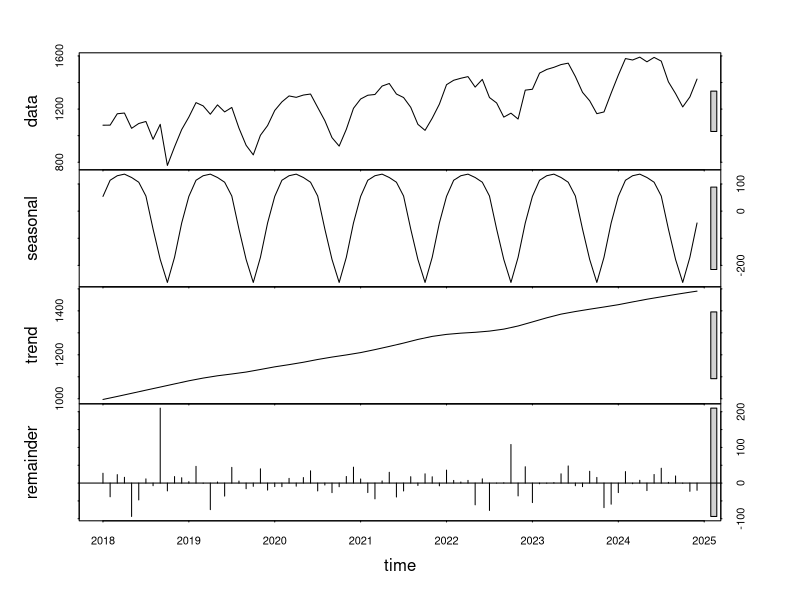

Generate this figure with R:
# Version indépendante en R de base : aucune dépendance CRAN.
# Exécuter depuis la racine : Rscript scripts/analyse.R
# Données fournies pour la SAÉ ; résultats R enregistrés dans reports/r/.
raw <- read.csv('data/raw/monthly_demand.csv', stringsAsFactors = FALSE)
raw$date <- as.Date(raw$date)
raw$demand[raw$demand < 0] <- NA_real_
# split conserve les groupes dont la valeur est manquante.
groups <- split(raw$demand, as.character(raw$date))
dates <- seq(min(raw$date), max(raw$date), by='month')
y <- vapply(as.character(dates), function(d) {
  v <- groups[[d]]
  if (is.null(v) || all(is.na(v))) NA_real_ else median(v, na.rm=TRUE)
}, numeric(1))
imputed <- is.na(y)
for (i in seq_along(y)) {
  if (is.na(y[i])) {
    if (i == 1) stop('Première valeur manquante')
    y[i] <- if (i > 12) y[i-12] else median(y[seq_len(i-1)])
  }
}
stopifnot(length(y)==96, all(is.finite(y)), !any(imputed[85:96]))
features <- function(t) data.frame(t=t,s1=sin(2*pi*t/12),c1=cos(2*pi*t/12),
                                  s2=sin(4*pi*t/12),c2=cos(4*pi*t/12))
predict_model <- function(train,h,model) {
  if (model=='Saisonnier naif') return(rep(tail(train,12),length.out=h))
  if (model=='Regression harmonique') {
    df <- features(seq_along(train)-1); df$y <- as.numeric(train)
    fit <- lm(y~.,data=df)
    return(as.numeric(predict(fit,features(length(train)+(0:(h-1))))))
  }
  fit <- HoltWinters(ts(train,frequency=12),seasonal='additive')
  as.numeric(predict(fit,n.ahead=h))
}
models <- c('Saisonnier naif','Regression harmonique','Holt-Winters')
rows <- list()
for (origin in c(48,60,72)) {
  train <- y[1:origin]; ids <- (origin+1):(origin+12); valid <- !imputed[ids]
  for (model in models) {
    pred <- predict_model(train,12,model)
    e <- y[ids][valid]-pred[valid]
    rows[[length(rows)+1]] <- data.frame(model=model,origin=origin,MAE=mean(abs(e)),RMSE=sqrt(mean(e^2)))
  }
}
cv <- do.call(rbind,rows)
rank <- aggregate(cbind(MAE,RMSE)~model,cv,mean)
rank <- rank[order(rank$MAE),]
best <- rank$model[1]
pred <- predict_model(y[1:84],12,best)
future <- predict_model(y,12,best)
dir.create('reports/r',recursive=TRUE,showWarnings=FALSE)
write.csv(cv,'reports/r/cross_validation.csv',row.names=FALSE)
write.csv(rank,'reports/r/model_comparison.csv',row.names=FALSE)
write.csv(data.frame(date=dates[85:96],actual=y[85:96],prediction=pred),
          'reports/r/test_predictions.csv',row.names=FALSE)
write.csv(data.frame(date=seq(as.Date('2026-01-01'),by='month',length.out=12),prediction=future),
          'reports/r/future_forecast.csv',row.names=FALSE)
df <- features(0:83);df$y <- as.numeric(y[1:84])
fit <- lm(y~.,data=df)
# Tests R classiques : hypothèses iid plus fortes que la covariance HAC en Python.
sink('reports/r/statistical_tests.txt')
cat('ANALYSE STATISTIQUE SAE - inférence exploratoire, erreurs iid supposées\n')
print(summary(fit))
print(anova(lm(y~t,data=df),fit))
print(shapiro.test(residuals(fit)))
print(Box.test(residuals(fit),lag=12,type='Ljung-Box'))
cat('\nModèle :',best,'\nMAE test :',mean(abs(y[85:96]-pred)),'\n')
print(sessionInfo())
sink()
png('reports/r/decomposition.png',width=1200,height=900)
plot(stl(ts(y[1:84],start=c(2018,1),frequency=12),s.window='periodic',robust=TRUE))
dev.off()
cat('Résultats R dans reports/r/\n')
